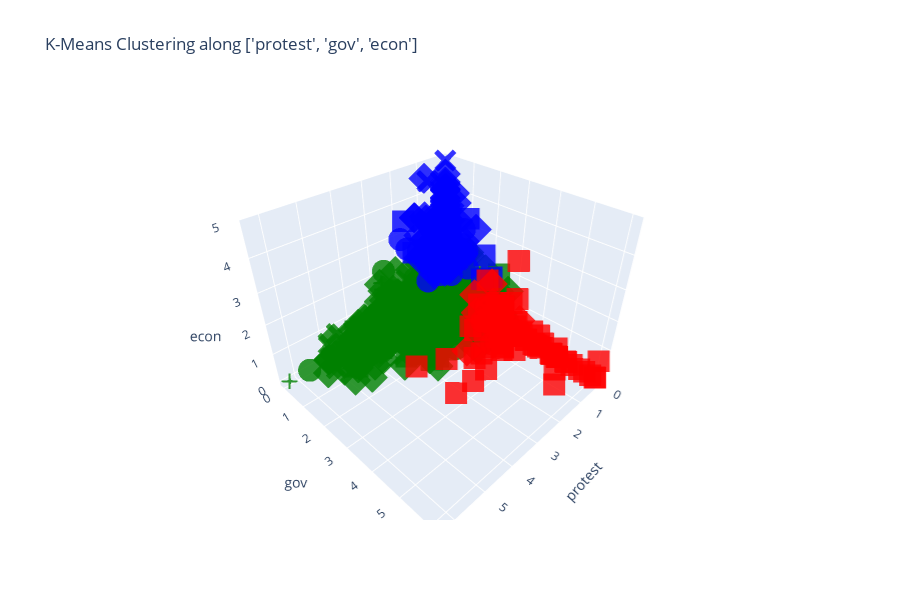

The cell this chart's notebook holds for it:
### Code cell
viz_func.three_d('K-Means', components=['protest', 'gov', 'econ'])
